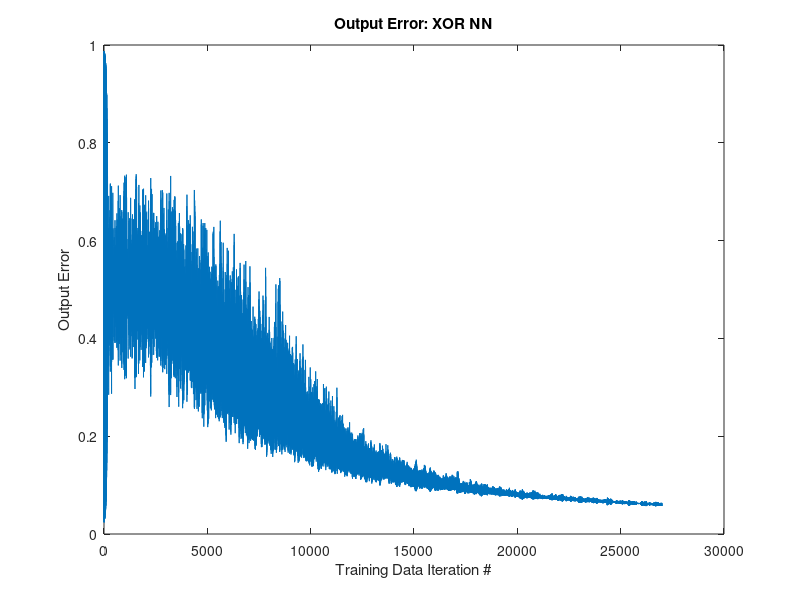

Reproduce this figure in MATLAB.
%%%%%%%%%%%%%%%%%%%%%%%%%%%%%%%%%%%%%%%%%%%%%%%%%%%%%%%%%%%%%%%%%%%%%%%%%
% 
%    File:   JaredNN.m
%    Author: Jared Johansen
% 
%    POSSIBLE FUTURE IMPROVEMENTS
%    add a bias at each node
%    let the user specify the NN parameters (modularize code better)
%    let the user specify the activation function
%    support arbitrary XOR size
%
%%%%%%%%%%%%%%%%%%%%%%%%%%%%%%%%%%%%%%%%%%%%%%%%%%%%%%%%%%%%%%%%%%%%%%%%%

%% FRONT MATTER
% clear variables/terminal
clc;
clear all;

% user-specified values
dataSize = 30000;
trainRatio = 0.9;
testRatio = 0.1;
learningRate = 0.2;
learningRateDecay = 1.0;
learningRateDecayFrequency = 2000; % reduce learning rate each X iterations 
numHiddenNodes = 10;
printErrFreq = 1000; % print err every X iterations

%% CREATE DATA
% create input data
xt = randi([0 1], 2, dataSize);

% create desired output
dt = zeros(1,dataSize);
for i=1:dataSize
	dt(i) = mod(sum(xt(:,i)),2);
end

% train/test division
trainingDataNum = trainRatio * dataSize;
trainData = xt(:, 1:trainingDataNum);
trainLabels = dt(:, 1:trainingDataNum);
testData = xt(:, trainingDataNum+1:end);
testLabels = dt(:, trainingDataNum+1:end);

%% NN SETUP
% NN parameters
numInputs = 2;
numOutputs = 1;
numHiddenLayers = 1; % not used

% input weights
iWeights = rand(numHiddenNodes, numInputs);

% output weights
oWeights = rand(numHiddenNodes, numOutputs);

% keep track of errors
errVals = zeros(1, trainingDataNum);


%% TRAIN
fprintf('Training!\n')

% loop through train data
for i=1:size(trainData,2)
   
    %%%% FORWARD PROPAGATION -- Hidden Layer %%%%
    % calculate summation of weights: E(w(x) * i(x))
    sumsHidden = iWeights*trainData(:,i);
    % calculate the sigmoid output: f(x) = 1 / (1+e^-x)
    za = 1./(1+exp(-sumsHidden));
    
    %%%% FORWARD PROPAGATION -- Output Layer %%%%
    % calculate summation of weights: E(w(x) * i(x))
    sumsOut = oWeights' * za;
    % calculate the sigmoid output: f(x) = 1 / (1+e^-x)
    y = 1/(1+exp(-sumsOut));
    	
	% error calculation
    errorOut = trainLabels(i) - y;
    errVals(i) = abs(errorOut);
    
    % print data every printErrFreq iterations
    if (mod(i, printErrFreq) == 0)
     	fprintf('iter: %d\terr: %f\n', i, abs(errorOut));
%         fprintf('input weights:\n');
%         display(iWeights);
%         fprintf('output weights:\n');
%         display(oWeights);
    end
    
    %%%% BACKPROPAGATION -- Calc output delta %%%%
    % f'(x) = (e^-x)/(1+e^-x)^2 = f(x) * (1-f(x))
    fPrimeOut = (y * (1-y)); 
    % delta = error * f'(x)    
    deltaOut = errorOut * fPrimeOut; 

    %%%% BACKPROPAGATION -- Calc hidden layer delta %%%%
    % f'(x) = (e^-x)/(1+e^-x)^2 = f(x) * (1-f(x))
    fPrimeHidden = za .* (ones(numHiddenNodes,1) - za); 
    % error = weight * prevLayerDelta
    errorHidden = oWeights .* deltaOut;
    % delta = error * f'(x)
    deltaHidden = errorHidden .* fPrimeHidden;
    
    %%%% BACKPROPAGATION -- Update input weights %%%%
    iWeights = iWeights + (learningRate * deltaHidden * (trainData(:,i)'));
	
    %%%% BACKPROPAGATION -- Update output weights %%%%
	oWeights =	oWeights + learningRate * deltaOut * za;   
    
    % update learning rate
    if (mod(i,learningRateDecayFrequency) == 0)
        learningRate = learningRate * learningRateDecay;
    end
end

%% TEST
fprintf('Testing!\n')
correct = 0;
total = dataSize - trainingDataNum;

% loop through test data
for i=1:size(testData,2)
    %%%% FORWARD PROPAGATION -- Hidden Layer %%%%
    % calculate summation of weights: E(w(x) * i(x))
    x = iWeights*testData(:,i);
    % calculate the sigmoid output: f(x) = 1 / (1+e^-x)
    za = 1./(1+exp(-x)); 

    %%%% FORWARD PROPAGATION -- Output Layer %%%%
    % calculate summation of weights: E(w(x) * i(x))
    x = oWeights' * za;
    % f(x) = 1 / (1+e^-x)
   	fx = 1/(1+exp(-x));    
    % step function (to output class 0 or 1)
    y = round(fx); 
    
	% keep track of the number of correct predictions
	if (y == testLabels(i))
		correct = correct + 1;
	end	
end

% display results
percent = 1.0 * correct / total;
fprintf('Correct: %d/%d = %f\n', correct, total, percent)

%% DISPLAY PLOT
plot(errVals);
title('Output Error: XOR NN');
xlabel('Training Data Iteration #');
ylabel('Output Error');

